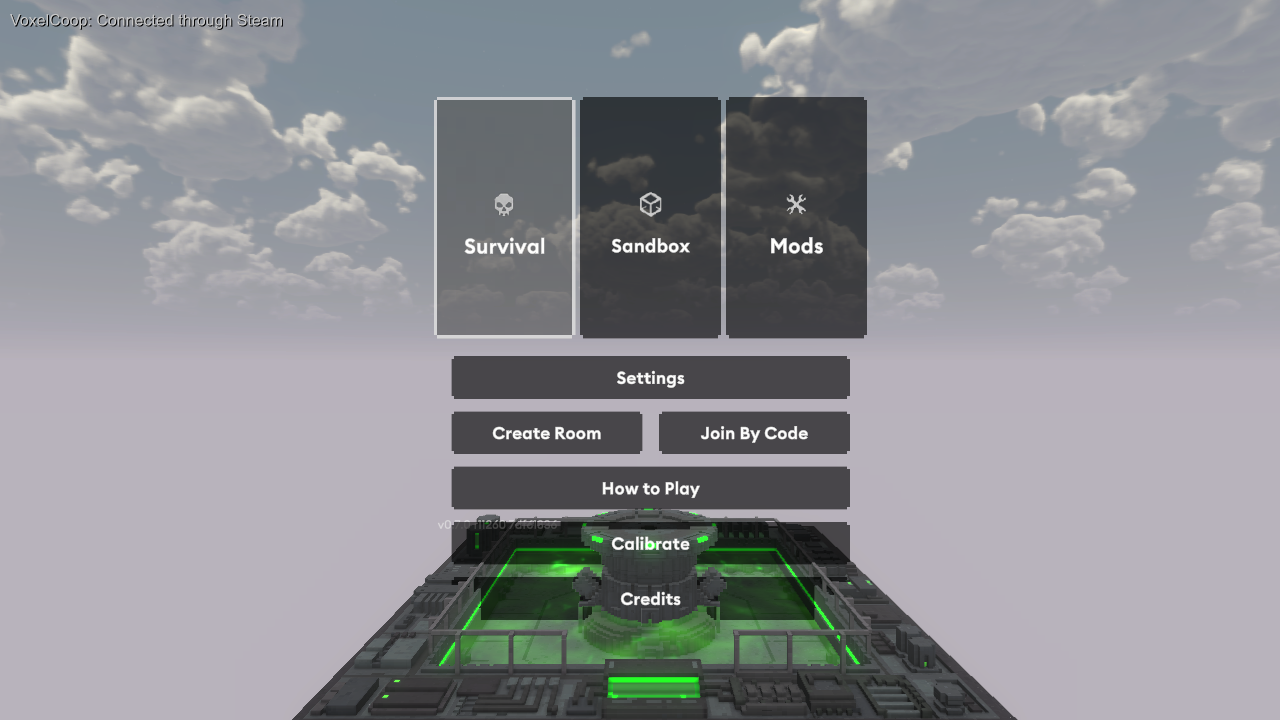
#> input picture images/shot_client_lobby.png, 1280 x 720 px, given in place of p_g_host.png, which was not available
$ python make_images.py
#> lines starting #> are read from the running program, lines starting #| are printed output that depends on the picture; pictures that were not available may be replaced by others from this repository, and a replacement may not be noted
# Builds the Steam guide images from raw game screenshots in shots/.
from PIL import Image, ImageDraw, ImageFilter, ImageFont, ImageEnhance
import sys, os
S = "shots"; O = "publish/images"
F = lambda size, bold=True: ImageFont.truetype("C:/Windows/Fonts/" + ("segoeuib.ttf" if bold else "segoeui.ttf"), size)
GREEN = (57, 255, 90)

def shadow_text(d, xy, text, font, fill=(255, 255, 255), anchor="la", off=3):
    d.text((xy[0] + off, xy[1] + off), text, font=font, fill=(0, 0, 0), anchor=anchor)
    d.text(xy, text, font=font, fill=fill, anchor=anchor)

def strip_overlay(img):
    # Hide the mod's own debug-ish status line at the top-left for hero shots.
    return img

game = Image.open(f"{S}/p_g_host.png").convert("RGB")
#> game is the input picture: PIL image 1280x720 RGB; mean R, G, B 140.4, 142, 146.7
room = Image.open(f"{S}/p_room.png").convert("RGB")
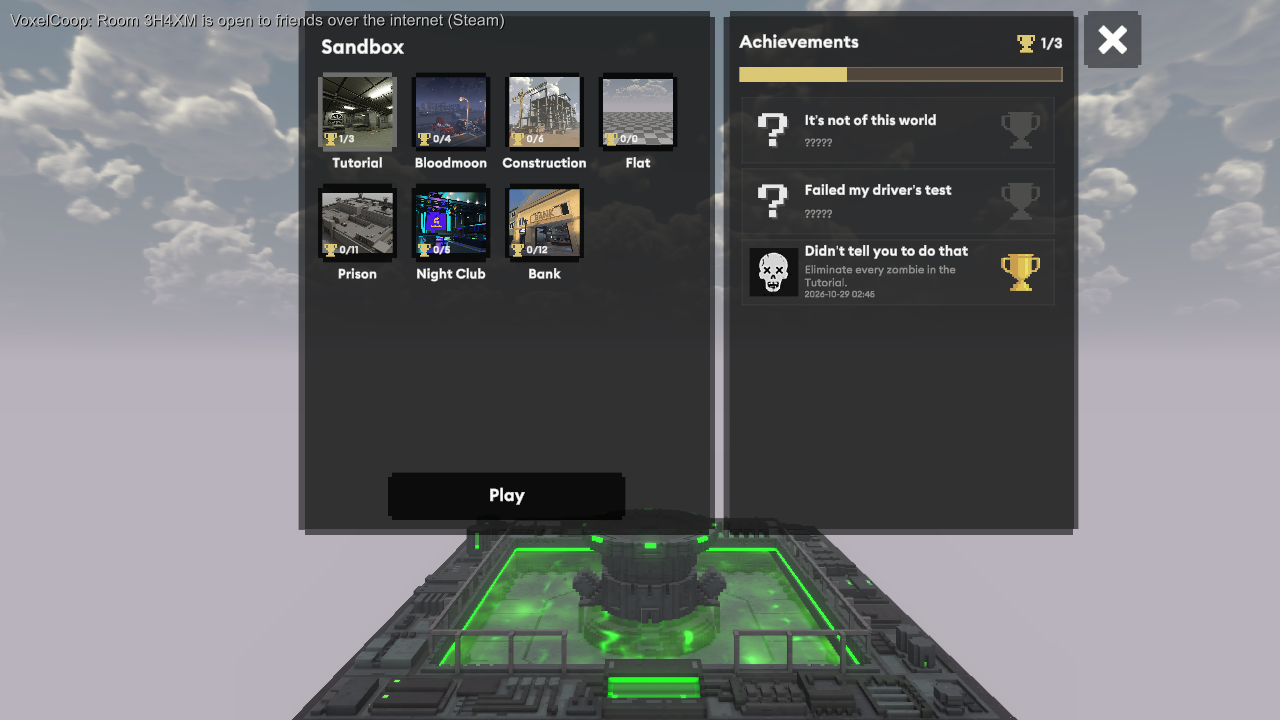
#> input picture images/shot_sandbox.png, 1280 x 720 px, given in place of p_room.png, which was not available
#> room is the input picture: PIL image 1280x720 RGB; mean R, G, B 109.5, 110.9, 112.5
menu = Image.open(f"{S}/p_menu.png").convert("RGB")

# 1) cover 1280x720
bg = ImageEnhance.Brightness(game.filter(ImageFilter.GaussianBlur(2))).enhance(0.55)
d = ImageDraw.Draw(bg)
grad = Image.new("L", (1280, 720)); gd = ImageDraw.Draw(grad)
#> after `grad = Image.new('L', (1280, 720))`: grad: PIL image 1280x720 L; every value is 0
for x in range(1280): gd.line([(x, 0), (x, 720)], fill=int(max(0, 220 - x * 0.35)))
bg = Image.composite(Image.new("RGB", (1280, 720), (8, 10, 12)), bg, grad)
d = ImageDraw.Draw(bg)
shadow_text(d, (70, 170), "VOXEL", F(110), fill=(255, 255, 255))
shadow_text(d, (70, 290), "COOP", F(150), fill=GREEN)
shadow_text(d, (76, 470), "Online multiplayer for Voxel Playground", F(36, False))
shadow_text(d, (76, 520), "Up to 4 players  •  Steam  •  No port forwarding", F(30, False), fill=(200, 255, 210))
d.rounded_rectangle([76, 590, 316, 646], 10, fill=GREEN)
d.text((196, 618), "FREE MOD", font=F(30), fill=(10, 20, 10), anchor="mm")
bg.save(f"{O}/cover.png")

# 2) square preview 512x512 (Steam guide thumbnail)
sq = game.crop((300, 90, 930, 720)).resize((512, 512), Image.LANCZOS)
sq = ImageEnhance.Brightness(sq).enhance(0.75)
d = ImageDraw.Draw(sq)
d.rectangle([0, 360, 512, 512], fill=(8, 10, 12))
shadow_text(d, (256, 405), "ONLINE CO-OP", F(54), fill=GREEN, anchor="mm")
shadow_text(d, (256, 465), "Voxel Playground • 4 players", F(28, False), anchor="mm")
sq.save(f"{O}/preview_square.png")
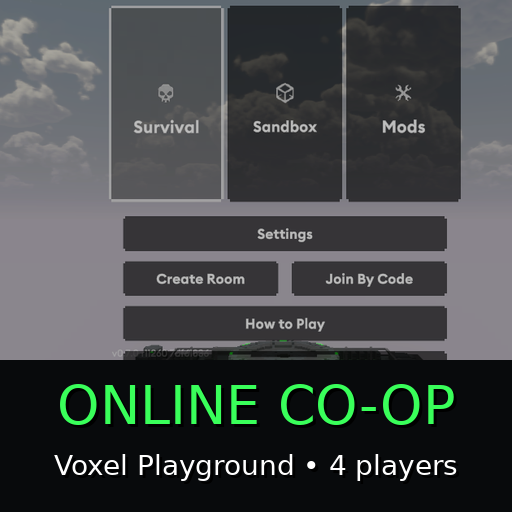
#> saved as preview_square.png: PIL image 512x512 RGB; mean R, G, B 67.5, 71.3, 71.6

# 3) how-to strips (EN + RU)
def howto(labels, name):
#> called with name = 'howto_en.png'
    W, H = 1280, 420
    strip = Image.new("RGB", (W, H), (18, 20, 24)); d = ImageDraw.Draw(strip)
#> after `strip = Image.new('RGB', (W, H), (18, 20, 24))`:
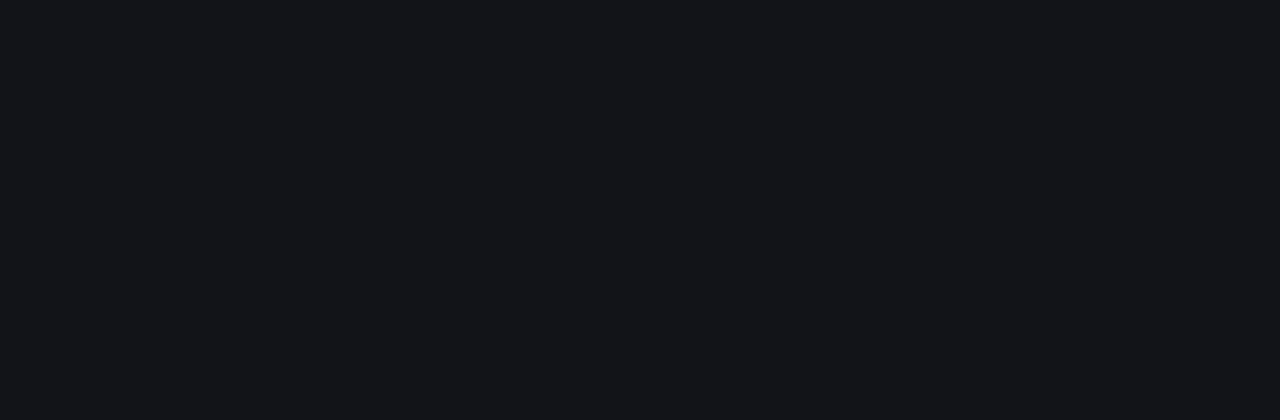
#> strip: PIL image 1280x420 RGB; mean R, G, B 18, 20, 24
    crops = [menu.crop((420, 100, 1240, 600)), room.crop((380, 160, 900, 560)), game.crop((200, 100, 1080, 720))]
    pw = (W - 4 * 24) // 3
    for i, (img, label) in enumerate(zip(crops, labels)):
        x = 24 + i * (pw + 24)
        im = img.copy(); im.thumbnail((pw, 300))
        strip.paste(im, (x + (pw - im.width) // 2, 24 + (300 - im.height) // 2))
        d.ellipse([x, 340, x + 52, 392], fill=GREEN)
        d.text((x + 26, 366), str(i + 1), font=F(32), fill=(10, 20, 10), anchor="mm")
        d.text((x + 66, 366), label, font=F(28), fill=(255, 255, 255), anchor="lm")
#> this loop made 3 passes
#> (label, x) on passes 1 to 3: ('Host: Create Room', 24), ('Share the 5-letter code', 442), ('Friend: Join By Code', 860)
#> pass 1, in howto, `im = img.copy()`:
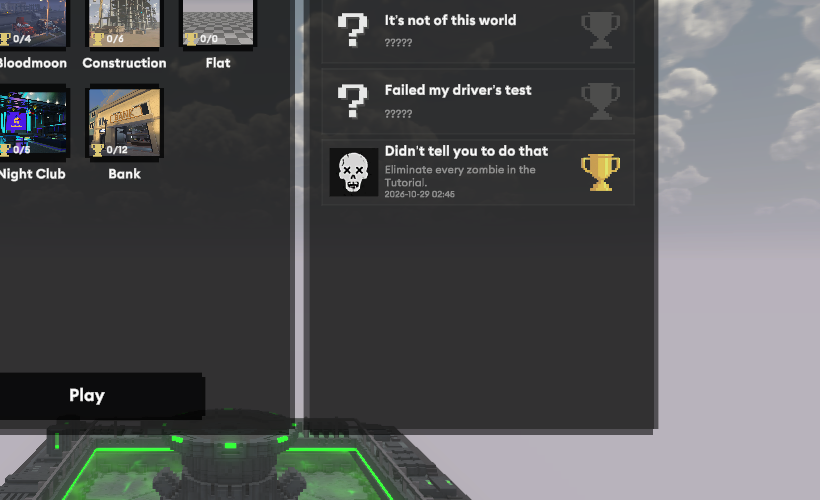
#> im: PIL image 820x500 RGB; mean R, G, B 84.8, 85.5, 86.5
#> pass 2, in howto, `im = img.copy()`:
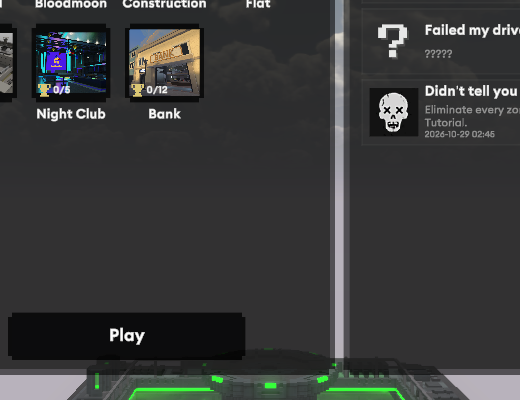
#> im: PIL image 520x400 RGB; mean R, G, B 56.5, 57.5, 57.4
#> after the loop:
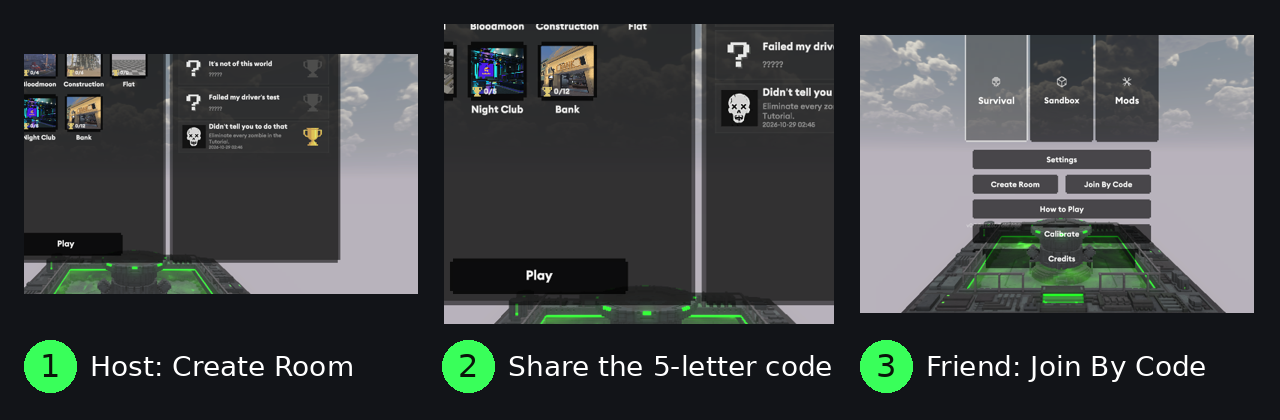
#> strip: PIL image 1280x420 RGB; mean R, G, B 62.4, 66.3, 66.5
    strip.save(f"{O}/{name}")
howto(["Host: Create Room", "Share the 5-letter code", "Friend: Join By Code"], "howto_en.png")
howto(["Хост: Create Room", "Скинь код друзьям", "Друг: Join By Code"], "howto_ru.png")
#> call 2 of howto, with name = 'howto_ru.png'
#> the loop in howto (call 2), `for i, (img, label) in enumerate(zip(crops, labels)):` made 3 passes
#> (label, x) on passes 1 to 3: ('Хост: Create Room', 24), ('Скинь код друзьям', 442), ('Друг: Join By Code', 860)
#> after the loop in howto (call 2), `for i, (img, label) in enumerate(zip(crops, labels)):`:
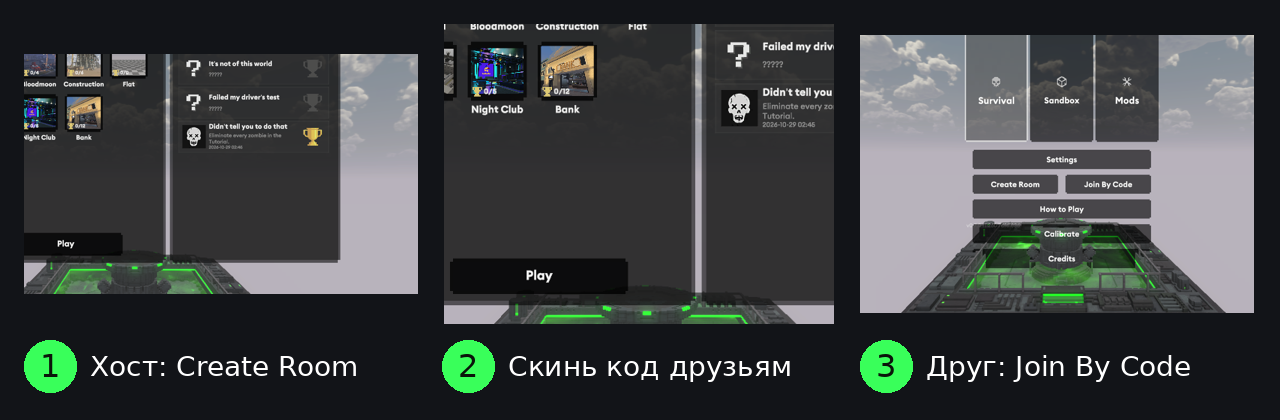
#> strip: PIL image 1280x420 RGB; mean R, G, B 62.3, 66.1, 66.4

# 4) clean full shots for the gallery
menu.save(f"{O}/shot_menu.png"); room.save(f"{O}/shot_room.png"); game.save(f"{O}/shot_ingame.png")
#> (the run stopped early here; a loop or call above may not have finished)
